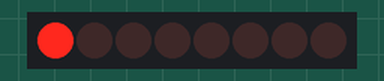
Simulated run of this sketch. Board: Arduino Uno, built with avr-gcc and run on an emulated ATmega328P. Shown: 8 shift-register outputs drawn as a row of LEDs (first output left, lit = HIGH). Wiring (inferred from the names in the program): shift register (74HC595): data pin 2; shift clock pin 3; latch pin 4. Wiring (inferred from the signals the program sends): row of LEDs: on Q0, Q1, Q2, Q3, Q4, Q5, Q6, Q7.

Above: at 0.1 s.
At 0.5 s:
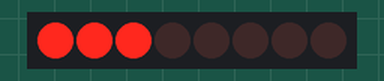
At 0.9 s:
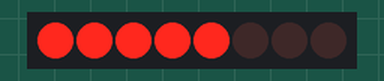
At 1.9 s:
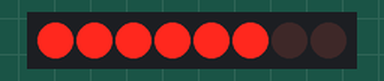
At 3.6 s:
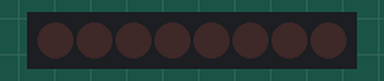
At 4.9 s:
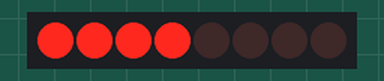
Timing chart, 0 to 5.5 s (numbered marks = the images above):
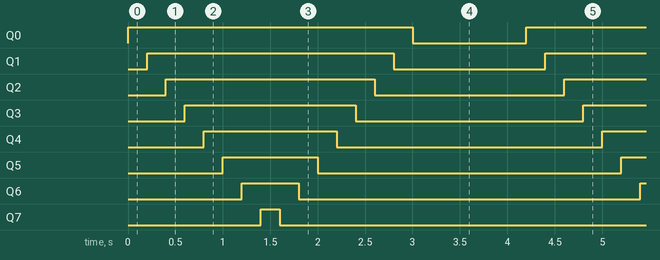

The sketch:

chipbig.ino
```cpp
int DataPin = 2;  // Data Pin is connected to Pin No. 2
int ClockPin = 3; // Data Pin is connected to Pin No. 3
int LatchPin = 4; // Data Pin is connected to Pin No. 4
byte Data = 0;  // 6 Bit Data to be sent through DataPin
// by www.andprof.com
void setup()
{
  Serial.begin(9600);
  pinMode(DataPin, OUTPUT);   // All 3 pins are output
  pinMode(ClockPin, OUTPUT);
  pinMode(LatchPin, OUTPUT);
}


void loop()
{

  increment(); // LEDs increment start from 0 - 5
  //delay(1000);
  //SOS();
  //delay(1000);// All LEDs ON and OFF 10 times
  //OneByOne();   // LEDs Glow one by one from 0 to 5
  delay(1000);


}

// Function defined below

void shiftWrite(int Pin, boolean State) // Function is similar to digitalWrite
{                                       // State-0/1 | Pin - Pin No.
  bitWrite(Data,Pin,State);             // Making Pin(Bit) 0 or 1
  shiftOut(DataPin, ClockPin, MSBFIRST, Data); // Data out at DataPin
  digitalWrite(LatchPin, HIGH);                // Latching Data
  digitalWrite(LatchPin, LOW);
}

void increment()   //LEDs increment start from 0 - 5
{
  int PinNo = 0;
  int Delay = 200;

  for(PinNo = 0; PinNo < 8; PinNo++)
  {
    shiftWrite(PinNo, HIGH);
    delay(Delay);
  }
  for(PinNo = 7; PinNo >= 0; PinNo--)
  {
    shiftWrite(PinNo, LOW);
    delay(Delay);
  }
}

void OneByOne()
{
  int DelayTime = 200;

  // Clear all LEDs
  for (int l = 0; l < 8; l++) {
    shiftWrite(l, LOW);
  }

  // Illuminate the third LED (LED 2)
  shiftWrite(2, HIGH);
  delay(DelayTime);
  shiftWrite(2, LOW);
}


void AllHigh()   // sets all High
{
  int PinNo = 0;
  for(PinNo = 0; PinNo < 8; PinNo++)
  {
   shiftWrite(PinNo, HIGH);
  }
}

void AllLow()   // Sets all low
{
  int PinNo = 0;
  for(PinNo = 0; PinNo < 8; PinNo++)
  {
   shiftWrite(PinNo, LOW);
  }
}

void SOS(){                  // All LEDs ON and OFF 10 times
  for (int x=0; x<2; x++){
  AllHigh();
  delay(200);
  AllLow();
  delay(200);
  AllHigh();
  delay(200);
  AllLow();
  delay(200);
  AllHigh();
  delay(200);
  AllLow();
  delay(1000);
  AllHigh();
  delay(500);
  AllLow();
  delay(500);
  AllHigh();
  delay(500);
  AllLow();
  delay(500);
  AllHigh();
  delay(500);
  AllLow();
  delay(1000);
  AllHigh();
  delay(200);
  AllLow();
  delay(200);
  AllHigh();
  delay(200);
  AllLow();
  delay(200);
  AllHigh();
  delay(200);
  AllLow();
  delay(1000);
  }
}
```

Measured:
- by itself, Q0: alternates HIGH for 3.0 s and LOW for 1.2 s
- by itself, Q1: alternates HIGH for 2.6 s and LOW for 1.6 s
- by itself, Q2: alternates HIGH for 2.2 s and LOW for 2.0 s
- by itself, Q3: alternates HIGH for 1.8 s and LOW for 2.4 s
- by itself, Q4: alternates HIGH for 1.4 s and LOW for 2.8 s
- by itself, Q5: alternates HIGH for 1.0 s and LOW for 3.2 s
- by itself, Q6: alternates HIGH for 0.60 s and LOW for 3.6 s
- by itself, Q7: alternates HIGH for 0.20 s and LOW for 4.0 s
